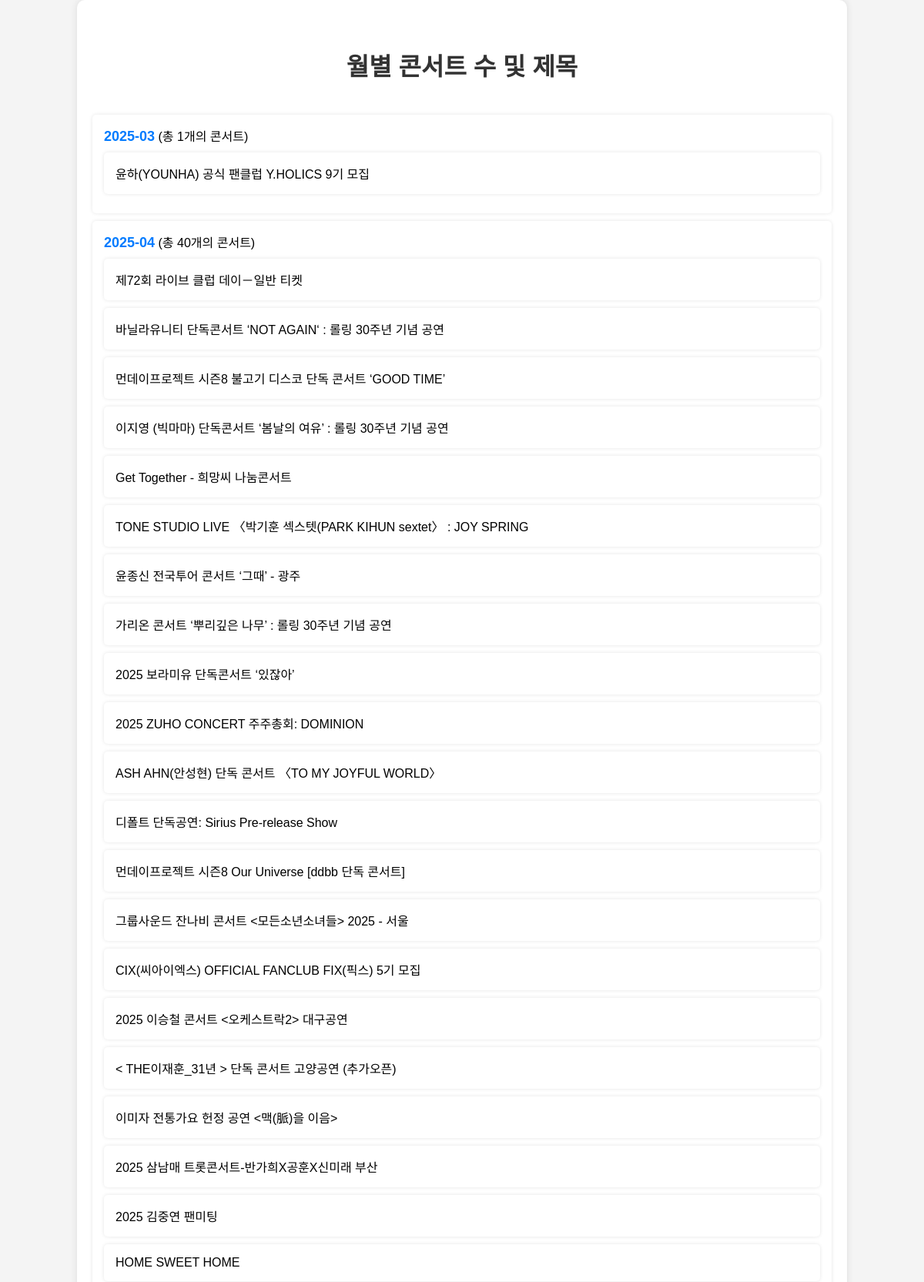
The page /api/concerts/month (upper part) on the database its author committed.
### allincon/models.py (models this page shows, shortened)
class Concert(models.Model):
    title = models.CharField(max_length=200)
    location = models.ForeignKey('Location', on_delete=models.CASCADE)
    start_date = models.DateTimeField(null=True, blank=True)
    end_date = models.DateTimeField(null=True, blank=True)
    site=models.ForeignKey('Site', on_delete=models.CASCADE, null=True, blank=True)

### allincon_api/views.py (the view)
# urls.py: path('concerts/month', ConcertMonthView.as_view(), name='concert-month'),# 월별 콘서트 수 및 제목 조회
class ConcertMonthView(APIView):
    def get(self, request):
        monthly_concerts = Concert.objects.annotate(
            month=TruncMonth('start_date')
        ).values('month').annotate(
            count=Count('id'),
            titles=Count('title')  # 월별로 제목의 개수를 카운트
        ).order_by('month')
        monthly_data = []
        for entry in monthly_concerts:
            month_str = entry['month'].strftime('%Y-%m')  # 예: '2025-04'
            concerts_in_month = Concert.objects.filter(
                start_date__year=entry['month'].year,
                start_date__month=entry['month'].month
            )
            concert_titles = [concert.title for concert in concerts_in_month]
            monthly_data.append({
                'month': month_str,
                'count': entry['count'],
                'concert_titles': concert_titles
            })
        return render(request, 'allincon/monthly_concerts.html', {'monthly_data': monthly_data})

### allincon/templates/allincon/monthly_concerts.html (shortened to what this page needs)
<!DOCTYPE html>
<html lang="ko">
<head>
</head>
<body>
    <div class="container">
        <h1>월별 콘서트 수 및 제목</h1>
        <ul>
            {% for month_data in monthly_data %}
                <li>
                    <strong>{{ month_data.month }}</strong> (총 {{ month_data.count }}개의 콘서트)
                    <ul>
                        {% for title in month_data.concert_titles %}
                            <li>{{ title }}</li>
                        {% endfor %}
                    </ul>
                </li>
            {% endfor %}
        </ul>
    </div>
</body>
</html>

### allincon/templates/allincon/monthly_concerts.html (style rules this page uses)
body { font-family: Arial, sans-serif; background-color: #f4f4f4; margin: 0; padding: 0; text-align: center; }
.container { width: 80%; margin: auto; background: white; padding: 20px; border-radius: 10px; box-shadow: 0px 0px 10px rgba(0,0,0,0.1); }
h1 { color: #333; padding: 20px 0; }
ul { list-style: none; padding: 0; }
li { background: #fff; margin: 10px 0; padding: 15px; border-radius: 5px; box-shadow: 0px 0px 5px rgba(0,0,0,0.1); text-align: left; }
strong { font-size: 18px; color: #007BFF; }

### rows shown on the page
Concert: concert_titles "윤하(YOUNHA) 공식 팬클럽 Y.HOLICS 9기 모집"
Concert: concert_titles "제72회 라이브 클럽 데이－일반 티켓"
Concert: concert_titles "바닐라유니티 단독콘서트 ‘NOT AGAIN‘ : 롤링 30주년 기념 공연"
Concert: concert_titles "먼데이프로젝트 시즌8 불고기 디스코 단독 콘서트 ‘GOOD TIME’"
Concert: concert_titles "이지영 (빅마마) 단독콘서트 ‘봄날의 여유’ : 롤링 30주년 기념 공연"
Concert: concert_titles "Get Together - 희망씨 나눔콘서트"
Concert: concert_titles "TONE STUDIO LIVE 〈박기훈 섹스텟(PARK KIHUN sextet〉 : JOY SPRING"
Concert: concert_titles "윤종신 전국투어 콘서트 ‘그때’ - 광주"
Concert: concert_titles "가리온 콘서트 ‘뿌리깊은 나무’ : 롤링 30주년 기념 공연"
Concert: concert_titles "2025 보라미유 단독콘서트 ‘있잖아’"
Concert: concert_titles "2025 ZUHO CONCERT 주주총회: DOMINION"
Concert: concert_titles "ASH AHN(안성현) 단독 콘서트 〈TO MY JOYFUL WORLD〉"
Concert: concert_titles "디폴트 단독공연: Sirius Pre-release Show"
Concert: concert_titles "먼데이프로젝트 시즌8 Our Universe [ddbb 단독 콘서트]"
Concert: concert_titles "그룹사운드 잔나비 콘서트 <모든소년소녀들> 2025 - 서울"
Concert: concert_titles "CIX(씨아이엑스) OFFICIAL FANCLUB FIX(픽스) 5기 모집"
Concert: concert_titles "2025 이승철 콘서트 <오케스트락2> 대구공연"
Concert: concert_titles "< THE이재훈_31년 > 단독 콘서트 고양공연 (추가오픈)"
Concert: concert_titles "이미자 전통가요 헌정 공연 <맥(脈)을 이음>"
Concert: concert_titles "2025 삼남매 트롯콘서트-반가희X공훈X신미래 부산"
Concert: concert_titles "2025 김중연 팬미팅"
Concert: concert_titles "HOME SWEET HOME"

### other values the page prints
{{ month_data.month }} "2025-03" "2025-04"
{{ month_data.count }} "1" "40"
